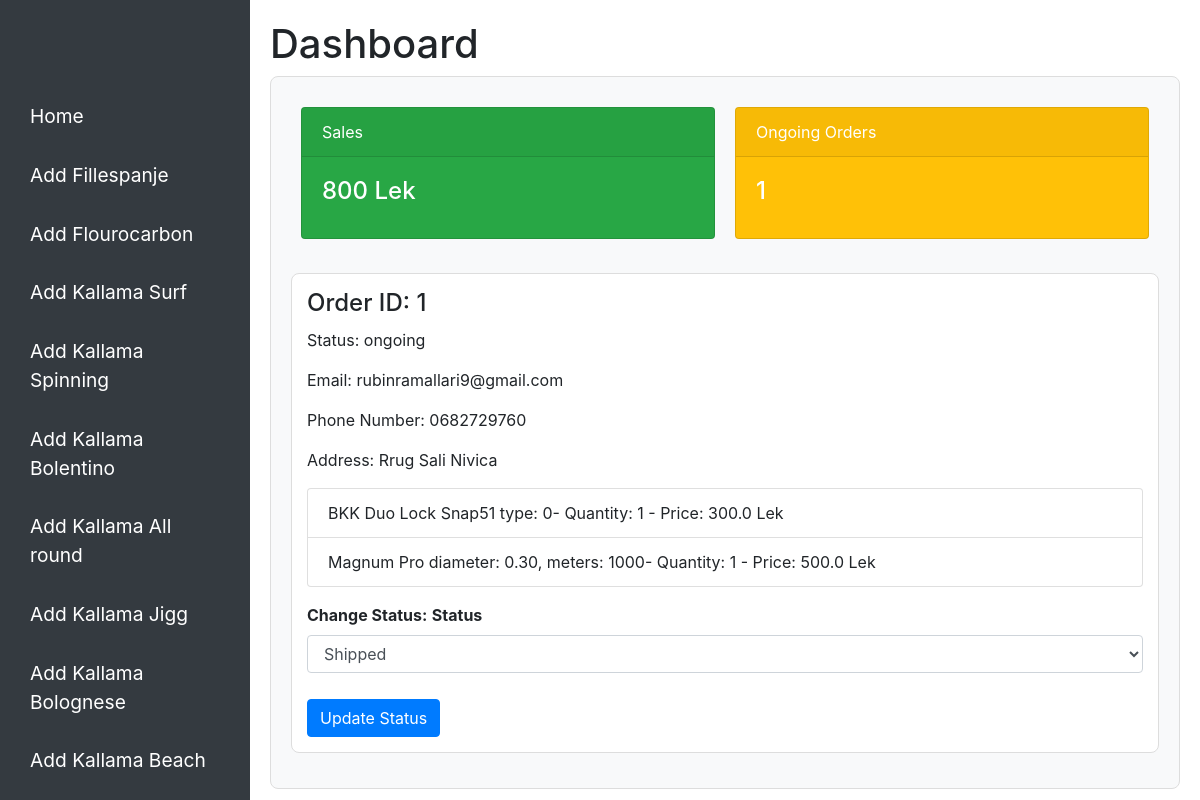
/admin (signed in), run on the app's committed database.
### main.py (models this page shows, shortened)
class Orders(db.Model):
    __tablename__ = 'orders'
    id = db.Column(db.Integer, primary_key=True)
    customer_id = db.Column(db.Integer, db.ForeignKey('users.id'), nullable=False)
    total_amount = db.Column(db.Float, nullable=False)
    status = db.Column(db.String(50), nullable=False)
    email = db.Column(db.String(255), nullable=False)
    phone_number = db.Column(db.String(20), nullable=False)
    address = db.Column(db.String(255), nullable=False)
    user = db.relationship('User', back_populates='orders')
    items = db.relationship('OrderItem', back_populates='order', cascade='all, delete-orphan')

class OrderItem(db.Model):
    __tablename__ = 'order_items'
    id = db.Column(db.Integer, primary_key=True)
    order_id = db.Column(db.Integer, db.ForeignKey('orders.id'), nullable=False)
    product_id = db.Column(db.Integer, nullable=False)
    product_name = db.Column(db.String(255), nullable=False)
    quantity = db.Column(db.Integer, nullable=False)
    price = db.Column(db.Float, nullable=False)
    img_url = db.Column(db.String(255))  # Add this field for product image URL
    type = db.Column(db.String(255))  # Add this field for product type or other details
    order = db.relationship('Orders', back_populates='items')

### main.py (the view)
@app.route('/admin')
@admin_required
def admin_dashboard():
    form = ChangeOrderStatusForm()  # Create an instance of the form
    total_sales = int(db.session.query(db.func.sum(Orders.total_amount)).scalar() or 0)
    ongoing_orders = Orders.query.filter_by(status='ongoing').all()
    ongoing_orders_count = len(ongoing_orders)
    return render_template('dashboard.html',
                           total_sales=total_sales,
                           ongoing_orders_count=ongoing_orders_count,
                           orders=ongoing_orders,
                           form=form)

### main.py
class ChangeOrderStatusForm(FlaskForm):
    status = SelectField('Status', choices=[
        ('shipped', 'Shipped')
    ], validators=[DataRequired()])
    submit = SubmitField('Update Status')

### main.py (called while the page is built)
@app.context_processor
def inject_user():
    return dict(current_user=current_user)

@app.context_processor
def inject_user():
    return dict(current_user=current_user)

@login_manager.user_loader
def load_user(user_id):
    return User.query.get(int(user_id))

def admin_required(f):
    @wraps(f)
    def decorated_function(*args, **kwargs):
        if not current_user.is_authenticated or not current_user.is_admin:
            flash('Admin access required', 'danger')
            return redirect(url_for('index'))
        return f(*args, **kwargs)
    return decorated_function

### templates/dashboard.html (shortened to what this page needs)
<!DOCTYPE html>
<html lang="en">
<head>
    <link href="https://stackpath.bootstrapcdn.com/bootstrap/4.5.2/css/bootstrap.min.css" rel="stylesheet">
</head>
<body>
<div class="sidebar">
    <br>
    <br><br>
    <a href="{{ url_for('index') }}">Home</a>
    <a href="{{ url_for('add_product_fillespanje') }}">Add Fillespanje</a>
    <a href="{{ url_for('add_product_flourocarbon') }}">Add Flourocarbon</a>
    <a href="{{ url_for('add_product', category='surfcasting') }}">Add Kallama Surf</a>
    <a href="{{ url_for('add_product', category='spinning') }}">Add Kallama Spinning</a>
    <a href="{{ url_for('add_product', category='bolentino') }}">Add Kallama Bolentino</a>
    <a href="{{ url_for('add_product', category='allround') }}">Add Kallama All round</a>
    <a href="{{ url_for('add_product', category='jigg') }}">Add Kallama Jigg</a>
    <a href="{{ url_for('add_product', category='bolognese') }}">Add Kallama Bolognese</a>
    <a href="{{ url_for('add_product', category='beach') }}">Add Kallama Beach</a>
    <a href="{{ url_for('add_productMakineta') }}">Add Makineta</a>
</div>
<div class="content">
    <h1>Dashboard</h1>
    <div class="dashboard-container">
        <div class="cards-container">
            <div class="card text-white bg-success">
                <div class="card-header">Sales</div>
                <div class="card-body">
                    <h5 class="card-title">{{ total_sales }} Lek</h5>
                </div>
            </div>
            <div class="card text-white bg-warning">
                <div class="card-header">Ongoing Orders</div>
                <div class="card-body">
                    <h5 class="card-title">{{ ongoing_orders_count }}</h5>
                </div>
            </div>
        </div>
        <div class="order-details mt-4">
            {% for order in orders %}
            <div class="order-box">
                <h4>Order ID: {{ order.id }}</h4>
                <p>Status: {{ order.status }}</p>
                <p>Email: {{ order.email }}</p>
                <p>Phone Number: {{ order.phone_number }}</p>
                <p>Address: {{ order.address }}</p>
                <ul class="list-group">
                    {% for item in order.items %}
                    <li class="list-group-item">
                        {{ item.product_name }} {{item.type}}- Quantity: {{ item.quantity }} - Price: {{ item.price }}
                        Lek
                    </li>
                    {% endfor %}
                </ul>
                <form action="{{ url_for('change_order_status', order_id=order.id) }}" method="post" class="mt-3">
                    <div class="form-group">
                        <label for="status">Change Status:</label>
                        {{ form.status.label }}
                        {{ form.status(class="form-control") }}
                    </div>
                    <button type="submit" class="btn btn-primary">Update Status</button>
                </form>
            </div>
            {% endfor %}
        </div>
    </div>
</div>
</body>
</html>

### templates/dashboard.html (style rules this page uses)
body { display: flex; height: 100vh; margin: 0; }
.sidebar { width: 250px; background-color: #343a40; color: white; padding: 20px; position: fixed; height: 100%; }
.sidebar a { color: white; text-decoration: none; display: block; padding: 10px; margin-bottom: 10px; font-size: 1.2rem; border-radius: 5px; }
.content { margin-left: 250px; padding: 20px; flex-grow: 1; }
.dashboard-container { border: 1px solid #ddd; padding: 20px; border-radius: 8px; background-color: #f8f9fa; }
.cards-container { display: flex; justify-content: space-between; flex-wrap: wrap; }
.card { margin: 10px; flex: 1 1 45%; max-width: 48%; height: auto; }
.card .card-title { font-size: 1.5rem; }
.order-box { border: 1px solid #ddd; border-radius: 8px; padding: 15px; margin-bottom: 15px; background-color: #ffffff; }
.order-box h4 { margin-bottom: 10px; }
.form-group label { font-weight: bold; }
.btn-primary { margin-top: 10px; }

### data on the page
Orders: id "1", status "ongoing", email "rubinramallari9@gmail.com", phone_number "0682729760", address "Rrug Sali Nivica", status.label "Status"
OrderItem: product_name "BKK Duo Lock Snap51", type "type: 0", quantity "1", price "300.0"
OrderItem: product_name "Magnum Pro", type "diameter: 0.30, meters: 1000", quantity "1", price "500.0"

### other printed values
{{ total_sales }} "800"
{{ ongoing_orders_count }} "1"
